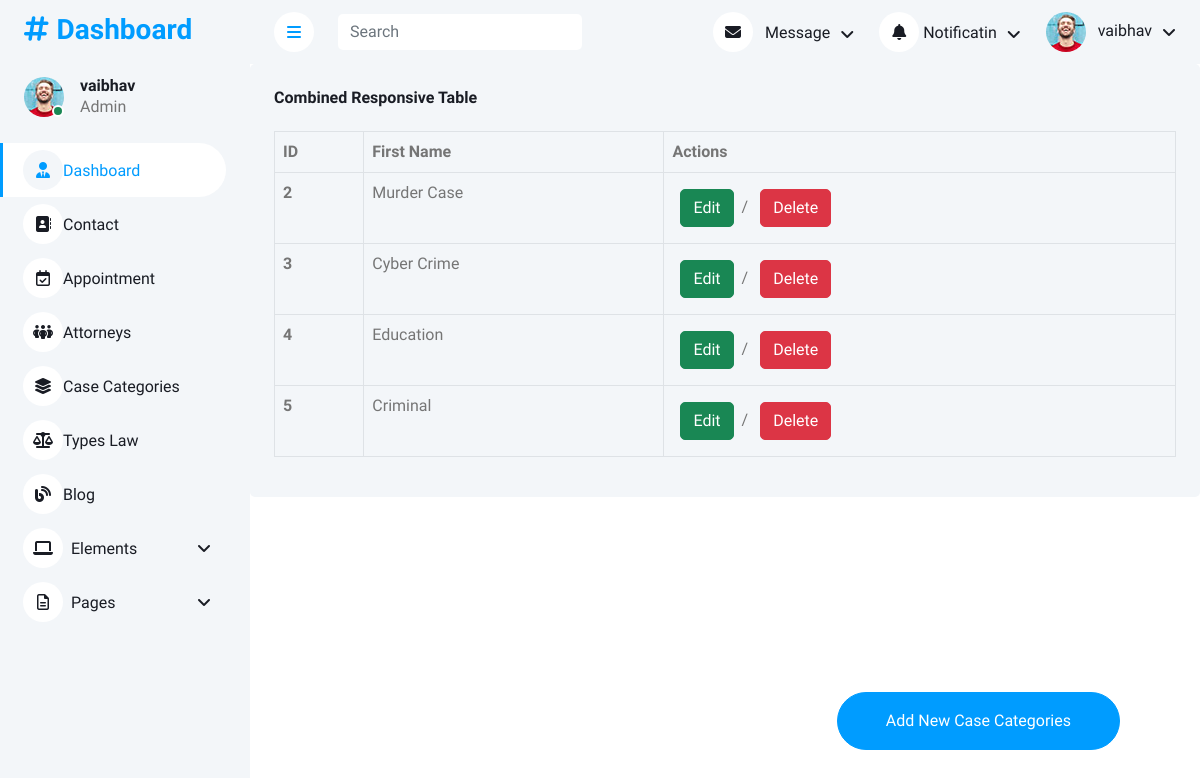
The page /case_categories (signed in) on the database its author committed.
### userapp/models.py (models this page shows, shortened)
class case_categories(models.Model):
    case_categories = models.CharField(max_length=50)

### adminapp/views.py (the view)
# urls.py: path('case_categories', views.case_catogory),
def case_catogory(request):
    data = case_categories.objects.all
    return render(request,'adminapp/case_categories.html',{"data":data})

### templates/adminapp/case_categories.html (shortened to what this page needs)
<!DOCTYPE html>
{% load static %}
<html lang="en">
<head>
    <link href="https://cdnjs.cloudflare.com/ajax/libs/font-awesome/6.7.2/css/all.min.css" rel="stylesheet">
    <link href="https://cdn.jsdelivr.net/npm/bootstrap-icons@1.4.1/font/bootstrap-icons.css" rel="stylesheet">
    <link href="{% static 'adminapp/lib/owlcarousel/assets/owl.carousel.min.css'%}" rel="stylesheet">
    <link href="{% static 'adminapp/lib/tempusdominus/css/tempusdominus-bootstrap-4.min.css'%}" rel="stylesheet" />
    <link href="{% static 'adminapp/css/bootstrap.min.css'%}" rel="stylesheet">
    <link href="{% static 'adminapp/css/style.css'%}" rel="stylesheet">
</head>
<body>
    <div class="container-xxl position-relative bg-white d-flex p-0">
        {% include 'adminapp/sidebar.html' %}
        <div class="content">
            {% include 'adminapp/navbar.html' %}
            <div class="col-12">
                <div class="bg-light rounded h-100 p-4">
                    <h6 class="mb-4">Combined Responsive Table</h6>
                    <div class="table-responsive">
                        <table class="table table-bordered table-hover">
                            <thead>
                                <tr>
                                    <th scope="col">ID</th>
                                    <th scope="col">First Name</th>
                                    <th scope="col">Actions</th>
                                </tr>
                            </thead>
                            <tbody>
                                {% for i in data %}
                                <tr>
                                    <th scope="row">{{i.id}}</th>
                                    <td>{{ i.case_categories }}</td>
                                    <td>
                                        <button type="button" class="btn btn-success m-2">Edit</button>/
                                        <button type="button" class="btn btn-danger m-2">Delete</button>
                                    </td>
                                </tr>
                                {% endfor %}
                            </tbody>
                        </table>
                    </div>
                </div>
            </div>
            <a class="btn btn-primary rounded-pill py-3 px-5"
   style="position: fixed; bottom: 50px; right: 80px; z-index: 1030;"
   href="add">Add New Case Categories</a>
        </div>
    </div>
</body>
</html>

### static/adminapp/css/style.css (style rules this page uses)
:root { --primary: #009CFF; --light: #F3F6F9; --dark: #191C24; }
.btn { transition: .5s; }
.btn.btn-primary { color: #FFFFFF; }
.content { margin-left: 250px; min-height: 100vh; background: #FFFFFF; transition: 0.5s; }
@media (min-width: 992px) { .content { width: calc(100% - 250px); } }

### rows shown on the page
case_categories: id "2", case_categories "Murder Case"
case_categories: id "3", case_categories "Cyber Crime"
case_categories: id "4", case_categories "Education"
case_categories: id "5", case_categories "Criminal"

### other values the page prints
{{ request.session.name }} "vaibhav"
